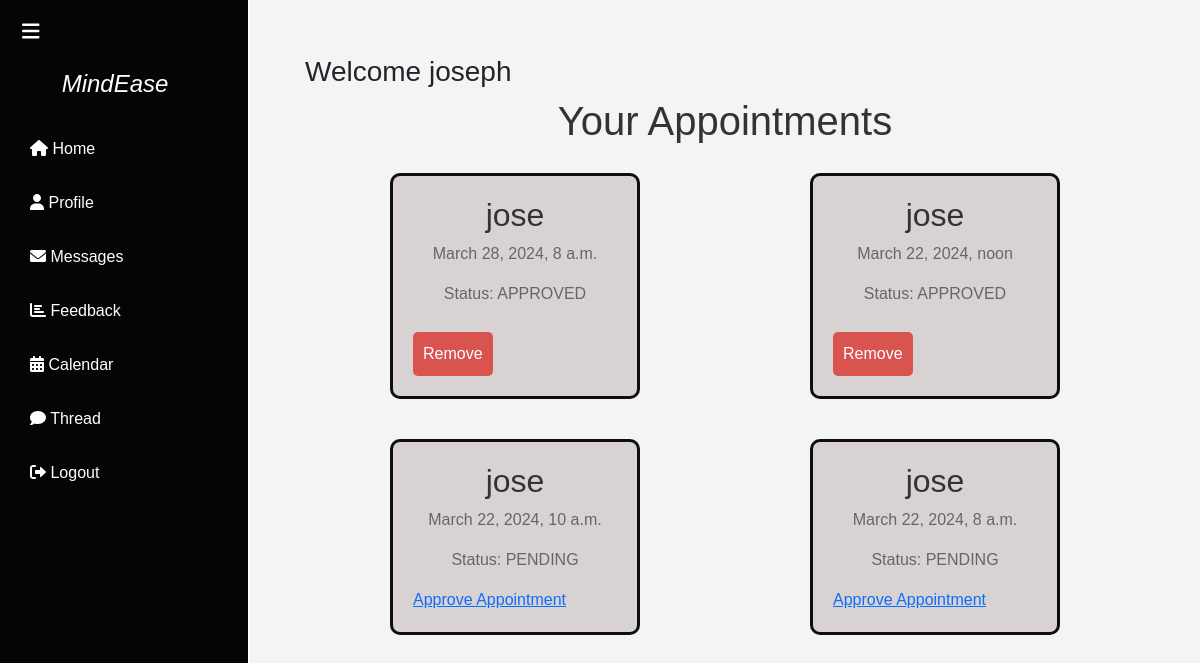
The app's page /therapist-appointments/ (signed in), older data.
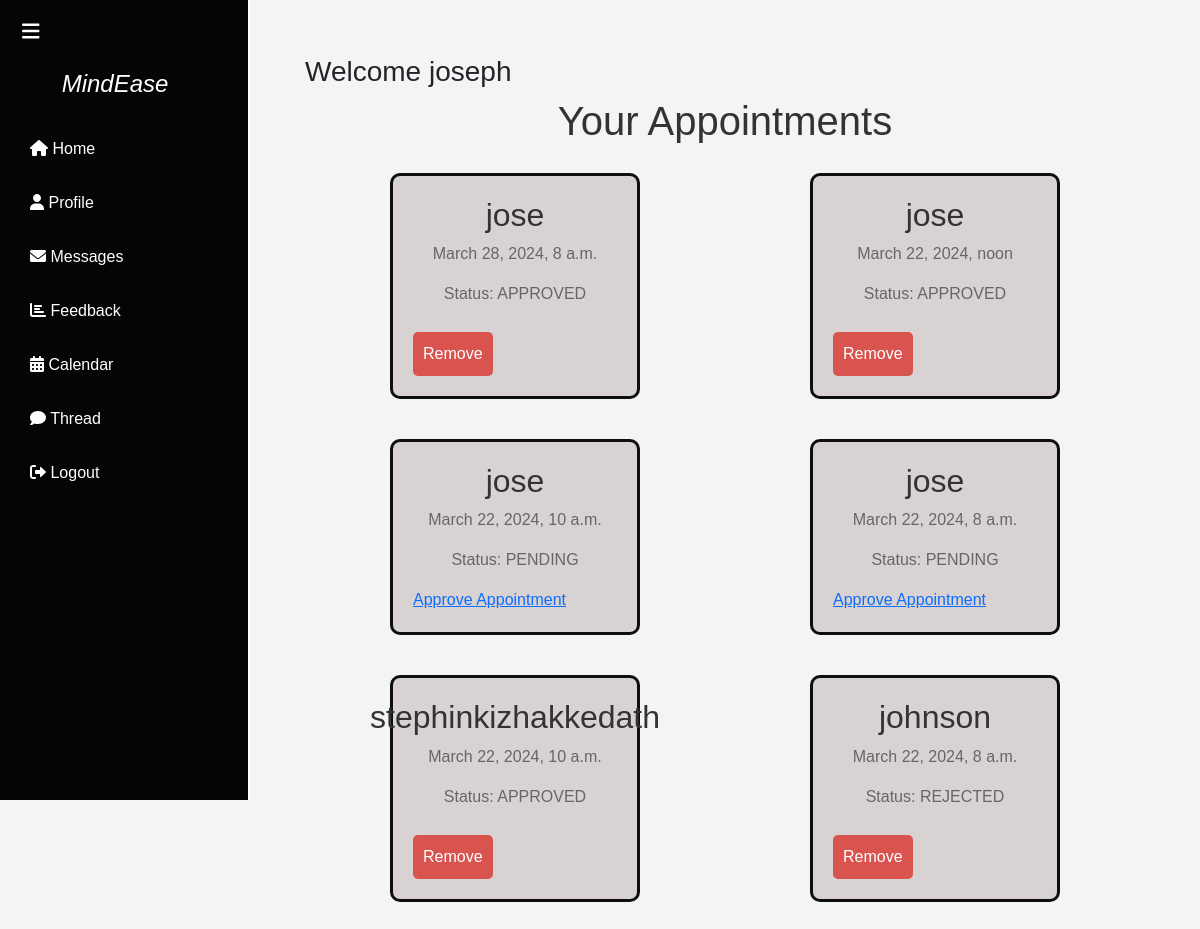
The same page, newer data.
### app1/models.py (models this page shows, shortened)
class Appointment(models.Model):
    user = models.ForeignKey(User, on_delete=models.CASCADE, related_name='appointments')
    therapist = models.ForeignKey(User, on_delete=models.CASCADE, related_name='approved_appointments')
    time_slot = models.ForeignKey('TimeSlot', on_delete=models.CASCADE)
    status = models.CharField(max_length=20, choices=[('PENDING', 'Pending'), ('APPROVED', 'Approved')], default='PENDING')
    status_change_notification = models.BooleanField(default=False)
    PAYMENT_STATUS_CHOICES = [
        ('PENDING', 'Pending'),
        ('PAID', 'Paid'),
        ('FAILED', 'Failed'),
    ]
    payment_status = models.CharField(max_length=10, choices=PAYMENT_STATUS_CHOICES, default='PENDING')
    razorpay_payment_id = models.CharField(max_length=100, blank=True, null=True)
    payment_id = models.CharField(max_length=100, blank=True, null=True)

class User(AbstractUser):
    class Role(models.TextChoices):
        ADMIN = "ADMIN", "Admin"
        THERAPIST = "THERAPIST", "Therapist"
        USER = "USER", "User"
    role = models.CharField(max_length=50, choices=Role.choices)
    phone_number = models.CharField(max_length=15, blank=True, null=True)
    dob = models.DateField(blank=True, null=True)
    location = models.CharField(max_length=255, blank=True, null=True)
    qualification = models.CharField(max_length=255, blank=True, null=True)
    description = models.TextField(blank=True, null=True)
    specialization = models.CharField(max_length=255, blank=True, null=True)
    is_approved = models.BooleanField(default=False)
    is_therapist = models.BooleanField(default=False)
    profile_picture = models.ImageField(upload_to='profile_pics/', blank=True, null=True)

class TimeSlot(models.Model):
    class SessionType(models.TextChoices):
        MORNING = "MORNING", "Morning Session"
        AFTERNOON = "AFTERNOON", "Afternoon Session"
    TIME_SLOTS = [
        ("8-9", "8:00 AM - 9:00 AM"),
        ("9-10", "9:00 AM - 10:00 AM"),
        ("10-11", "10:00 AM - 11:00 AM"),
        ("12-1", "12:00 PM - 1:00 PM"),
        ("1-2", "1:00 PM - 2:00 PM"),
        ("2-3", "2:00 PM - 3:00 PM"),
        ("3-4", "3:00 PM - 4:00 PM"),
    ]
    therapist = models.ForeignKey(User, on_delete=models.CASCADE, related_name='available_time_slots')
    time_slot = models.CharField(max_length=5, choices=TIME_SLOTS, null=True)
    start_time = models.DateTimeField()
    end_time = models.DateTimeField()
    session_type = models.CharField(max_length=50, choices=SessionType.choices, null=True)
    is_booked = models.BooleanField(default=False)

### app1/views.py (the view)
# urls.py: path('therapist-appointments/', views.therapist_appointments, name='therapist_appointments'),
def therapist_appointments(request):
    if request.user.role != 'THERAPIST':
        return redirect('home')  # Redirect to the home page if the user is not a therapist
    appointments = Appointment.objects.filter(therapist=request.user, status='PENDING')
    return render(request, 'therapist_appointments.html', {'appointments': appointments})

### templates/therapist_appointments.html (shortened to what this page needs)
<!DOCTYPE html>
<html lang="en">
<head>
  <link href="https://cdn.jsdelivr.net/npm/bootstrap@5.3.0/dist/css/bootstrap.min.css" rel="stylesheet">
  <link href="https://cdnjs.cloudflare.com/ajax/libs/font-awesome/6.0.0/css/all.min.css" rel="stylesheet">
<link href="https://cdnjs.cloudflare.com/ajax/libs/font-awesome/6.0.0/css/all.min.css" rel="stylesheet">
</head>
<body>
<div class="wrapper">
  <nav id="sidebar">
    <div class="sidebar-header">
      <strong><i><h3 id="brand">&nbsp;&nbsp;&nbsp;&nbsp;&nbsp;&nbsp;&nbsp;MindEase</h3></i></strong>
    </div>
    <div id="sidebar-content">
      <ul class="list-unstyled components">
        <li>
          <a href="/Tdash" class="sidebar-link">
            <i class="fas fa-home"></i> <span class="sidebar-content-text">Home</span>
          </a>
        </li>
        <li>
          <a href='/update_profile' class="sidebar-link">
            <i class="fas fa-user"></i> <span class="sidebar-content-text">Profile</span>
          </a>
        </li>
        <li>
          <a href="#" class="sidebar-link">
            <i class="fas fa-envelope"></i> <span class="sidebar-content-text">Messages</span>
          </a>
        </li>
        <li>
          <a href="/write_experience" class="sidebar-link">
            <i class="fas fa-chart-bar"></i> <span class="sidebar-content-text">Feedback</span>
          </a>
        </li>
        <li>
          <a href="#" class="sidebar-link">
            <i class="fas fa-calendar-alt"></i> <span class="sidebar-content-text">Calendar</span>
          </a>
        </li>
        <li>
          <a href="/threads" class="sidebar-link">
            <i class="fas fa-comment"></i> <span class="sidebar-content-text">Thread</span>
          </a>
        </li>
        <li>
          <a href="{% url 'logout' %}" class="sidebar-link">
            <i class="fas fa-sign-out-alt"></i> <span class="sidebar-content-text">Logout</span>
          </a>
        </li>
      </ul>
    </div>
    <button type="button" id="sidebarCollapse" class="btn btn-dark">
      <i class="fas fa-bars"></i>
    </button>
  </nav>
  <div id="content">
    <main>
      {% if user.is_authenticated %}
        <strong><h3 class="font-weight-bold">Welcome {{ user.username }}</h3></strong>
      {% else %}
        <h3 class="font-weight-bold">Welcome, Please Log in</h3>
      {% endif %}
<!DOCTYPE html>
<html lang="en">
<head>
</head>
<body>
    <h1>Your Appointments</h1>
    <div class="appointment-container">
        {% for appointment in request.user.approved_appointments.all %}
        <div class="appointment-card" id="appointment-{{ appointment.id }}">
            <div class="appointment-info">
                <h2>{{ appointment.user.username }}</h2>
                <p>{{ appointment.time_slot.start_time }}</p>
                <p>Status: {{ appointment.status }}</p>
            </div>
            {% if appointment.status == 'PENDING' %}
            <a href="{% url 'therapist_approve_appointment' appointment.id %}">Approve Appointment</a>
            {% else %}
            <button class="remove-button" onclick="removeAppointment('{{ appointment.id|escapejs }}')">Remove</button>
            {% endif %}
        </div>
        {% endfor %}
    </div>
</body>
</html>
</body>
</html>

Row changes from the older to the newer data that the page shows:
added Appointment: user.username "stephinkizhakkedath", time_slot.start_time "March 22, 2024, 10 a.m.", status "APPROVED"
added Appointment: user.username "johnson", time_slot.start_time "March 22, 2024, 8 a.m.", status "REJECTED"
